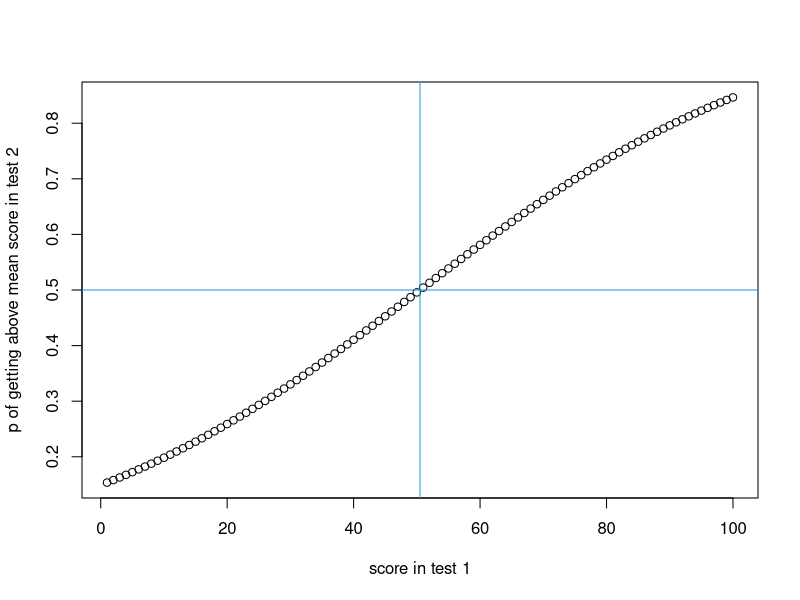
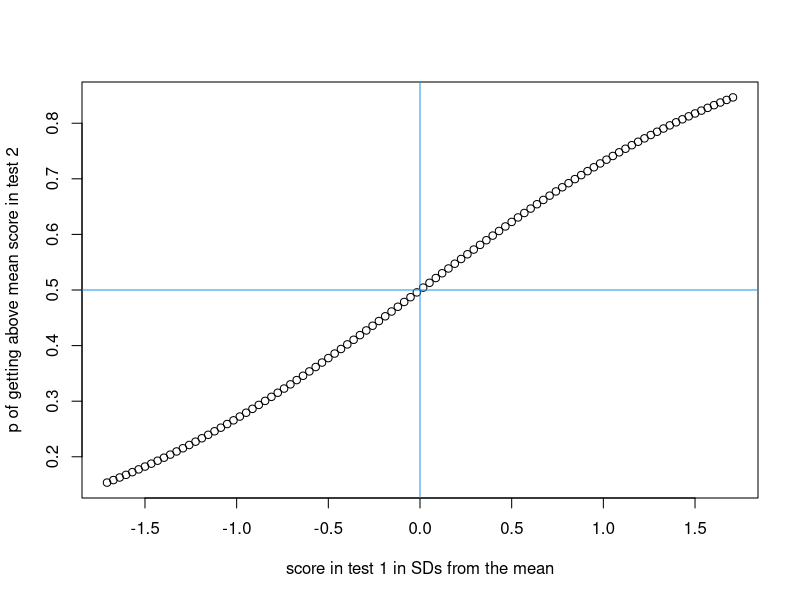
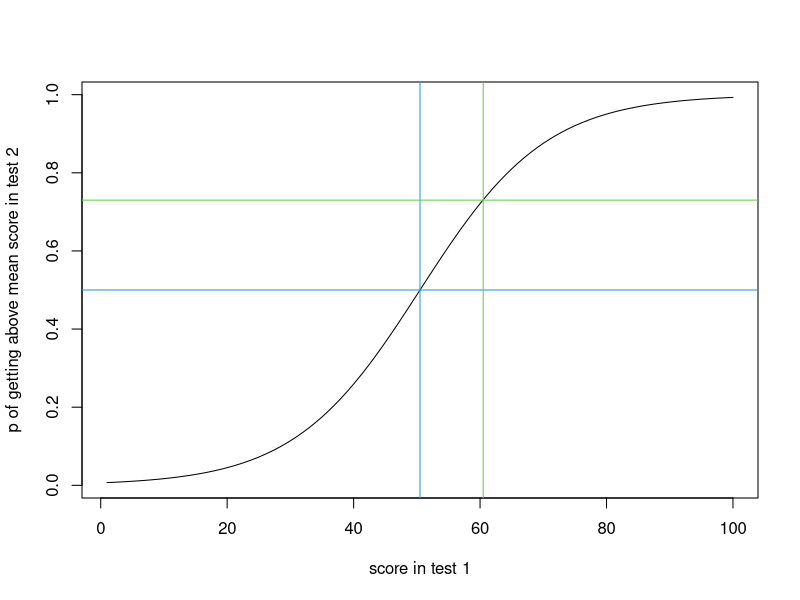
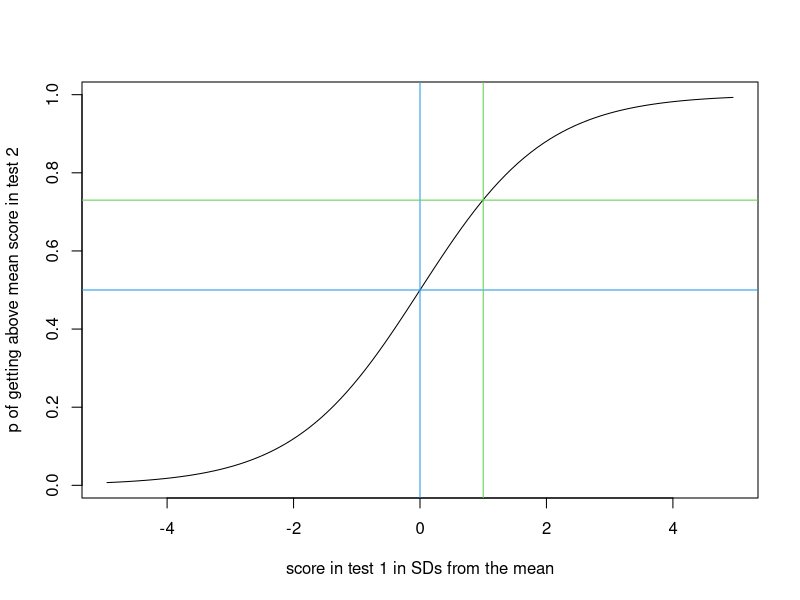
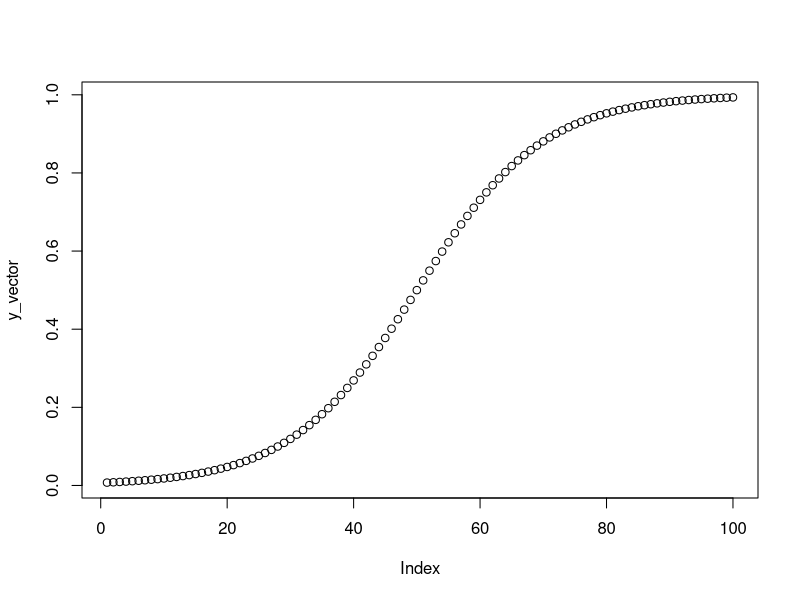
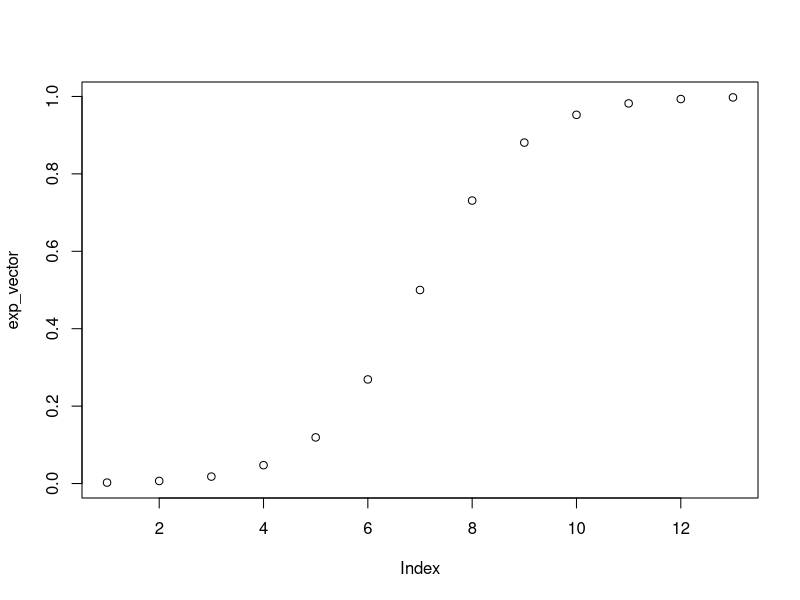

Source code (R) for these figures, in order:
## ---- chunk 1

this_mu = 50.5
#this_value = 10
this_sd = 29 # based on the SD of all values from 1 to 100 

y_vector = rep(1,100)
for(i in 1:100){
  this_value = i
  y_vector[i] = 1/(1 + exp(1)^(-(this_value-this_mu)/this_sd))
}

plot(y_vector, xlab = "score in test 1",ylab = "p of getting above mean score in test 2")
abline(h = .5, v = 50.5, col=4)
## ---- chunk 2
this_mu = 50.5
#this_value = 10
this_sd = 29

x_vector = rep(1,100)
y_vector = rep(1,100)
for(i in 1:100){
  this_value = i
  x_vector[i] = (this_value - this_mu)/this_sd
  y_vector[i] = 1/(1 + exp(1)^(-(this_value-this_mu)/this_sd))
}

plot(x_vector, y_vector, xlab = "score in test 1 in SDs from the mean",ylab = "p of getting above mean score in test 2")
abline(h = .5, v = 0, col=4)
## ---- chunk 3
this_mu = 50.5
#this_value = 10
this_sd = 10 

y_vector = rep(1,100)
for(i in 1:100){
  this_value = i
  y_vector[i] = 1/(1 + exp(1)^(-(this_value-this_mu)/this_sd))
}

plot(y_vector, xlab = "score in test 1",ylab = "p of getting above mean score in test 2",type = "l")
abline(h = .5, v = 50.5, col=4)
abline(h = .73, v = 60.5, col=3) #.73 was selected through trial and error
## ---- chunk 4
this_mu = 50.5
#this_value = 10
this_sd = 10 

x_vector = rep(1,100)
y_vector = rep(1,100)
for(i in 1:100){
  this_value = i
  x_vector[i] = (this_value - this_mu)/this_sd
  y_vector[i] = 1/(1 + exp(1)^(-(this_value-this_mu)/this_sd))
}

plot(x_vector,y_vector, xlab = "score in test 1 in SDs from the mean",ylab = "p of getting above mean score in test 2",type = "l")
abline(h = .5, v = 0, col=4)
abline(h = .73, v = 1, col=3) #.72 was selected through trial and error
## ---- chunk 5
### wiki example
wiki_df <- data.frame(
  hours = c(0.50,0.75,1.00,1.25,1.50,1.75,1.75,2.00,2.25,2.50,2.75,3.00,3.25,3.50,4.00,4.25,4.50,4.75,5.00,5.50),
  pass = c(0,0,0,0,0,0,1,0,1,0,1,0,1,0,1,1,1,1,1,1) 
)
## ---- chunk 6
mean(wiki_df$hours * wiki_df$pass)
## ---- chunk 7
summary(glm(pass ~ hours, data = wiki_df))
## ---- chunk 8
this_mu = 50
this_value = 10
this_sd = 10
1/(1 + exp(1)^(-(this_value-this_mu)/this_sd))
## ---- chunk 9
y_vector = rep(0,100)
for(i in 1:100){
  this_value = i
  y_vector[i] = 1/(1 + exp(1)^(-(this_value-this_mu)/this_sd))
}

plot(y_vector)
## ---- chunk 10
exp_vector = rep(0,13)
for(i in -6:6){
  exp_vector[i+7] = exp(i)/(exp(i) + 1)
}
plot(exp_vector)
#exp(-1)/(exp(0) + 1)
#exp(0)/(exp(0) + 1)
## ---- chunk 11

